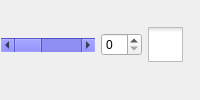
           <widget class="QFrame" name="frameFrame">
            <layout class="QHBoxLayout" name="horizontalLayout">
             <property name="leftMargin">
              <number>1</number>
             </property>
             <property name="topMargin">
              <number>1</number>
             </property>
             <item>
              <widget class="QScrollBar" name="frame">
               <property name="sizePolicy">
                <sizepolicy hsizetype="Minimum" vsizetype="Fixed">
                 <horstretch>1</horstretch>
                 <verstretch>0</verstretch>
                </sizepolicy>
               </property>
               <property name="palette">
                <palette>
                 <active>
                  <colorrole role="WindowText">
                   <brush brushstyle="SolidPattern">
                    <color alpha="255">
                     <red>0</red>
                     <green>0</green>
                     <blue>0</blue>
                    </color>
                   </brush>
                  </colorrole>
                  <colorrole role="Button">
                   <brush brushstyle="SolidPattern">
                    <color alpha="255">
                     <red>85</red>
                     <green>85</green>
                     <blue>255</blue>
                    </color>
                   </brush>
                  </colorrole>
                  <colorrole role="Light">
                   <brush brushstyle="SolidPattern">
                    <color alpha="255">
                     <red>213</red>
                     <green>213</green>
                     <blue>255</blue>
                    </color>
                   </brush>
                  </colorrole>
                  <colorrole role="Midlight">
                   <brush brushstyle="SolidPattern">
                    <color alpha="255">
                     <red>149</red>
                     <green>149</green>
                     <blue>255</blue>
                    </color>
                   </brush>
                  </colorrole>
                  <colorrole role="Dark">
                   <brush brushstyle="SolidPattern">
                    <color alpha="255">
                     <red>42</red>
                     <green>42</green>
                     <blue>127</blue>
                    </color>
                   </brush>
                  </colorrole>
                  <colorrole role="Mid">
                   <brush brushstyle="SolidPattern">
                    <color alpha="255">
                     <red>56</red>
                     <green>56</green>
                     <blue>170</blue>
                    </color>
                   </brush>
                  </colorrole>
                  <colorrole role="Text">
                   <brush brushstyle="SolidPattern">
                    <color alpha="255">
                     <red>0</red>
                     <green>0</green>
                     <blue>0</blue>
                    </color>
                   </brush>
                  </colorrole>
                  <colorrole role="BrightText">
                   <brush brushstyle="SolidPattern">
                    <color alpha="255">
                     <red>255</red>
                     <green>255</green>
                     <blue>255</blue>
                    </color>
                   </brush>
                  </colorrole>
                  <colorrole role="ButtonText">
                   <brush brushstyle="SolidPattern">
                    <color alpha="255">
                     <red>0</red>
                     <green>0</green>
                     <blue>0</blue>
                    </color>
                   </brush>
                  </colorrole>
                  <colorrole role="Base">
                   <brush brushstyle="SolidPattern">
                    <color alpha="255">
                     <red>255</red>
                     <green>255</green>
                     <blue>255</blue>
                    </color>
                   </brush>
                  </colorrole>
                  <colorrole role="Window">
                   <brush brushstyle="SolidPattern">
                    <color alpha="255">
                     <red>85</red>
                     <green>85</green>
                     <blue>255</blue>
                    </color>
                   </brush>
                  </colorrole>
                  <colorrole role="Shadow">
                   <brush brushstyle="SolidPattern">
                    <color alpha="255">
                     <red>0</red>
                     <green>0</green>
                     <blue>0</blue>
                    </color>
                   </brush>
                  </colorrole>
                  <colorrole role="AlternateBase">
                   <brush brushstyle="SolidPattern">
                    <color alpha="255">
                     <red>170</red>
                     <green>170</green>
                     <blue>255</blue>
                    </color>
                   </brush>
                  </colorrole>
                  <colorrole role="ToolTipBase">
                   <brush brushstyle="SolidPattern">
                    <color alpha="255">
                     <red>255</red>
                     <green>255</green>
                     <blue>220</blue>
                    </color>
                   </brush>
                  </colorrole>
                  <colorrole role="ToolTipText">
                   <brush brushstyle="SolidPattern">
                    <color alpha="255">
                     <red>0</red>
                     <green>0</green>
                     <blue>0</blue>
                    </color>
                   </brush>
                  </colorrole>
                 </active>
                 <inactive>
                  <colorrole role="WindowText">
                   <brush brushstyle="SolidPattern">
                    <color alpha="255">
                     <red>0</red>
                     <green>0</green>
                     <blue>0</blue>
                    </color>
                   </brush>
                  </colorrole>
                  <colorrole role="Button">
                   <brush brushstyle="SolidPattern">
                    <color alpha="255">
                     <red>85</red>
                     <green>85</green>
                     <blue>255</blue>
                    </color>
                   </brush>
                  </colorrole>
                  <colorrole role="Light">
                   <brush brushstyle="SolidPattern">
                    <color alpha="255">
                     <red>213</red>
                     <green>213</green>
                     <blue>255</blue>
                    </color>
                   </brush>
                  </colorrole>
                  <colorrole role="Midlight">
                   <brush brushstyle="SolidPattern">
                    <color alpha="255">
                     <red>149</red>
                     <green>149</green>
                     <blue>255</blue>
                    </color>
                   </brush>
                  </colorrole>
                  <colorrole role="Dark">
                   <brush brushstyle="SolidPattern">
                    <color alpha="255">
                     <red>42</red>
                     <green>42</green>
                     <blue>127</blue>
                    </color>
                   </brush>
                  </colorrole>
                  <colorrole role="Mid">
                   <brush brushstyle="SolidPattern">
                    <color alpha="255">
                     <red>56</red>
                     <green>56</green>
                     <blue>170</blue>
                    </color>
                   </brush>
                  </colorrole>
                  <colorrole role="Text">
                   <brush brushstyle="SolidPattern">
                    <color alpha="255">
                     <red>0</red>
                     <green>0</green>
                     <blue>0</blue>
                    </color>
                   </brush>
                  </colorrole>
                  <colorrole role="BrightText">
                   <brush brushstyle="SolidPattern">
                    <color alpha="255">
                     <red>255</red>
                     <green>255</green>
                     <blue>255</blue>
                    </color>
                   </brush>
                  </colorrole>
                  <colorrole role="ButtonText">
                   <brush brushstyle="SolidPattern">
                    <color alpha="255">
                     <red>0</red>
                     <green>0</green>
                     <blue>0</blue>
                    </color>
                   </brush>
                  </colorrole>
                  <colorrole role="Base">
                   <brush brushstyle="SolidPattern">
                    <color alpha="255">
                     <red>255</red>
                     <green>255</green>
                     <blue>255</blue>
                    </color>
                   </brush>
                  </colorrole>
                  <colorrole role="Window">
                   <brush brushstyle="SolidPattern">
                    <color alpha="255">
                     <red>85</red>
                     <green>85</green>
                     <blue>255</blue>
                    </color>
                   </brush>
                  </colorrole>
                  <colorrole role="Shadow">
                   <brush brushstyle="SolidPattern">
                    <color alpha="255">
                     <red>0</red>
                     <green>0</green>
                     <blue>0</blue>
                    </color>
                   </brush>
                  </colorrole>
                  <colorrole role="AlternateBase">
                   <brush brushstyle="SolidPattern">
                    <color alpha="255">
                     <red>170</red>
                     <green>170</green>
                     <blue>255</blue>
                    </color>
                   </brush>
                  </colorrole>
                  <colorrole role="ToolTipBase">
                   <brush brushstyle="SolidPattern">
                    <color alpha="255">
                     <red>255</red>
                     <green>255</green>
                     <blue>220</blue>
                    </color>
                   </brush>
                  </colorrole>
                  <colorrole role="ToolTipText">
                   <brush brushstyle="SolidPattern">
                    <color alpha="255">
                     <red>0</red>
                     <green>0</green>
                     <blue>0</blue>
                    </color>
                   </brush>
                  </colorrole>
                 </inactive>
                 <disabled>
                  <colorrole role="WindowText">
                   <brush brushstyle="SolidPattern">
                    <color alpha="255">
                     <red>42</red>
                     <green>42</green>
                     <blue>127</blue>
                    </color>
                   </brush>
                  </colorrole>
                  <colorrole role="Button">
                   <brush brushstyle="SolidPattern">
                    <color alpha="255">
                     <red>85</red>
                     <green>85</green>
                     <blue>255</blue>
                    </color>
                   </brush>
                  </colorrole>
                  <colorrole role="Light">
                   <brush brushstyle="SolidPattern">
                    <color alpha="255">
                     <red>213</red>
                     <green>213</green>
                     <blue>255</blue>
                    </color>
                   </brush>
                  </colorrole>
                  <colorrole role="Midlight">
                   <brush brushstyle="SolidPattern">
                    <color alpha="255">
                     <red>149</red>
                     <green>149</green>
                     <blue>255</blue>
                    </color>
                   </brush>
                  </colorrole>
                  <colorrole role="Dark">
                   <brush brushstyle="SolidPattern">
                    <color alpha="255">
                     <red>42</red>
                     <green>42</green>
                     <blue>127</blue>
                    </color>
                   </brush>
                  </colorrole>
                  <colorrole role="Mid">
                   <brush brushstyle="SolidPattern">
                    <color alpha="255">
                     <red>56</red>
                     <green>56</green>
                     <blue>170</blue>
                    </color>
                   </brush>
                  </colorrole>
                  <colorrole role="Text">
                   <brush brushstyle="SolidPattern">
                    <color alpha="255">
                     <red>42</red>
                     <green>42</green>
                     <blue>127</blue>
                    </color>
                   </brush>
                  </colorrole>
                  <colorrole role="BrightText">
                   <brush brushstyle="SolidPattern">
                    <color alpha="255">
                     <red>255</red>
                     <green>255</green>
                     <blue>255</blue>
                    </color>
                   </brush>
                  </colorrole>
                  <colorrole role="ButtonText">
                   <brush brushstyle="SolidPattern">
                    <color alpha="255">
                     <red>42</red>
                     <green>42</green>
                     <blue>127</blue>
                    </color>
                   </brush>
                  </colorrole>
                  <colorrole role="Base">
                   <brush brushstyle="SolidPattern">
                    <color alpha="255">
                     <red>85</red>
                     <green>85</green>
                     <blue>255</blue>
                    </color>
                   </brush>
                  </colorrole>
                  <colorrole role="Window">
                   <brush brushstyle="SolidPattern">
                    <color alpha="255">
                     <red>85</red>
                     <green>85</green>
                     <blue>255</blue>
                    </color>
                   </brush>
                  </colorrole>
                  <colorrole role="Shadow">
                   <brush brushstyle="SolidPattern">
                    <color alpha="255">
                     <red>0</red>
                     <green>0</green>
                     <blue>0</blue>
                    </color>
                   </brush>
                  </colorrole>
                  <colorrole role="AlternateBase">
                   <brush brushstyle="SolidPattern">
                    <color alpha="255">
                     <red>85</red>
                     <green>85</green>
                     <blue>255</blue>
                    </color>
                   </brush>
                  </colorrole>
                  <colorrole role="ToolTipBase">
                   <brush brushstyle="SolidPattern">
                    <color alpha="255">
                     <red>255</red>
                     <green>255</green>
                     <blue>220</blue>
                    </color>
                   </brush>
                  </colorrole>
                  <colorrole role="ToolTipText">
                   <brush brushstyle="SolidPattern">
                    <color alpha="255">
                     <red>0</red>
                     <green>0</green>
                     <blue>0</blue>
                    </color>
                   </brush>
                  </colorrole>
                 </disabled>
                </palette>
               </property>
               <property name="mouseTracking">
                <bool>true</bool>
               </property>
               <property name="focusPolicy">
                <enum>Qt::WheelFocus</enum>
               </property>
               <property name="toolTip">
                <string extracomment="Change data frame"/>
               </property>
               <property name="orientation">
                <enum>Qt::Horizontal</enum>
               </property>
              </widget>
             </item>
             <item>
              <widget class="QSpinBox" name="spinBox_Frame"/>
             </item>
             <item>
              <widget class="QCheckBox" name="checkBox_AspectRatio">
               <property name="styleSheet">
                <string notr="true">QCheckBox::indicator {
    width: 35px;
    height: 35px;
}
QCheckBox::indicator:checked {
    image: url(:/resources/detectorAspectRatioOnIcon.png);
}
QCheckBox::indicator:unchecked {
    image: url(:/resources/detectorAspectRatioOffIcon.png);
}
</string>
               </property>
               <property name="text">
                <string/>
               </property>
              </widget>
             </item>
            </layout>
           </widget>
